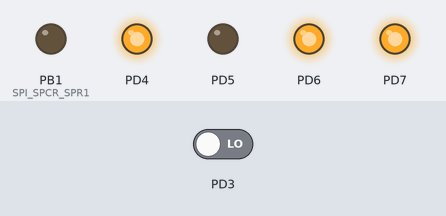
Bench run of a program on a simulated ATmega168, built with avr-gcc and emulated at 1 MHz. On the bench: output pins drawn as LEDs (lit = HIGH). The inputs (shaded band) are chosen by the test bench; at power-on: PD3 LOW. Pins used as bus, display or sensor lines are not drawn.

Above: at 0.1 s.
At 1.1 s:
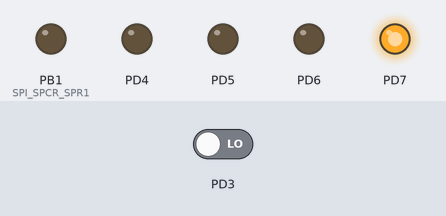
Timing chart, 0 to 2.6 s (numbered marks = the images above):
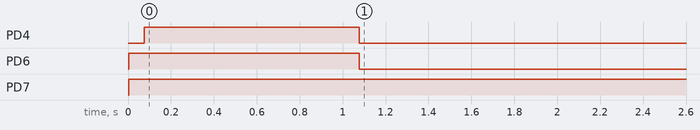

Measured:
- by itself, PD4: LOW → HIGH at 0.08 s, → LOW 1.0 s later
- by itself, PD6: LOW → HIGH at 0.00 s, → LOW 1.1 s later
- by itself, PD7: LOW → HIGH at 0.00 s

The program:

main.c
```c
/*
 * Program_nRF.c
 *
 * Created: 2022-04-16 10:25:34
 * Author : Marek i Piotrek
 */

#include <avr/io.h>
#include <util/delay.h>
#include <avr/interrupt.h>

#include "GPIO/GPIO.h"
#include "nRF/nRF.h"
#ifdef DEBUG
#include "UART/UART.h"
#endif

#define NRF_TX
#ifndef NRF_TX
	#define NRF_RX
#endif

volatile uint8_t alarmFlag = 0;
volatile uint8_t nrfDataInt = 0;
volatile gpioPin_t alarmLed = { .PORTx = &PORTD, .DDRx = &DDRD, .PINx = &PIND, .pinNumber = PD5 };
volatile uint8_t nrf24_rx_flag, nrf24_tx_flag, nrf24_mr_flag; // zadeklarowane w pliku nRF.c

#ifdef NRF_TX
ISR(INT1_vect)
{
	// rising edge interrupt
	alarmFlag = 1;
}
#endif

#ifdef NRF_RX
// Obs³uga przerwania TIMER0_COMPA_vect
ISR(TIMER0_COMPA_vect)
{
	if( 1 == alarmFlag )
	{
		togglePin(alarmLed);
	}
}

// Obs³uga przerwania PCINT - RX
ISR(PCINT0_vect)
{
	// falling edge interrupt
	if( 0 == (PORTB & PB0) )//falling edge
	{
		nrfDataInt = 1;
	}
}
#endif

static inline void buzzerPeak(gpioPin_t buzzer_pin)
{
	setPin(buzzer_pin);
	_delay_ms(1000);
	clearPin(buzzer_pin);
}


int main(void)
{

	gpioPin_t led1 = { .PORTx = &PORTD, .DDRx = &DDRD, .PINx = &PIND, .pinNumber = PD6 };
	gpioPin_t led2 = { .PORTx = &PORTD, .DDRx = &DDRD, .PINx = &PIND, .pinNumber = PD7 };
	gpioPin_t buzzer = { .PORTx = &PORTD, .DDRx = &DDRD, .PINx = &PIND, .pinNumber = PD4 };
	//gpioPin_t alarmLed = { .PORTx = &PORTD, .DDRx = &DDRD, .PINx = &PIND, .pinNumber = PD5 };
	gpioPin_t extInt0 = { .PORTx = &PORTB, .DDRx = &DDRB, .PINx = &PINB, .pinNumber = PB0 };
	gpioPin_t extInt1 = { .PORTx = &PORTD, .DDRx = &DDRD, .PINx = &PIND, .pinNumber = PD3 };
	// linie SPI - nRF
	gpioPin_t CE = { .PORTx = &PORTB, .DDRx = &DDRB, .PINx = &PINB, .pinNumber = PB1 };
	gpioPin_t nSS = { .PORTx = &PORTB, .DDRx = &DDRB, .PINx = &PINB, .pinNumber = PB2 };
	gpioPin_t mosi = { .PORTx = &PORTB, .DDRx = &DDRB, .PINx = &PINB, .pinNumber = PB3 };
	gpioPin_t miso = { .PORTx = &PORTB, .DDRx = &DDRB, .PINx = &PINB, .pinNumber = PB4 };
	gpioPin_t sclk = { .PORTx = &PORTB, .DDRx = &DDRB, .PINx = &PINB, .pinNumber = PB5 };
	// linie UART

	// Konfiguracja pinow jako wyjscia:
	setPinOutput(led1);
	setPinOutput(led2);
	setPinOutput(buzzer);
	setPinOutput(alarmLed);
	setPinOutput(sclk);
	setPinOutput(mosi);
	setPinOutput(nSS);
	setPinOutput(CE);
	// Konfiguracja pinow jako wejscia
	setPinInput(miso);
	setPinInput(extInt0);
	setPinInput(extInt1);
	// stan poczatkowy
	setPin(led1);
	setPin(led2);
	setPin(nSS);

#ifdef DEBUG
	uartInit();
	uartSendString("Hello world!\n\r");
#endif


#ifdef NRF_TX
	uint8_t msg = 0xAA;
	// konfiguracja przerwan
	EICRA |= (1<<ISC11)|(1<<ISC10); //rising edge
	EIMSK|=(1<<INT1);
	sei();   // odblokowujemy przyjmowanie przerwañ

	// konfiguracja nRF
	nRF24_Init(nSS, CE);
	nRF24_SetRXAddress(0, (uint8_t*) "Nad");
	nRF24_SetTXAddress((uint8_t*)"Odb");
	nRF24_TX_Mode();
	// sygnalziacja zakonczenia konfiguracji
	buzzerPeak(buzzer);
	clearPin(led1);

    /* Replace with your application code */
    while (1)
    {
		if( 1 == alarmFlag )
		{
			// todo
			alarmFlag = 0;
			while (1) // wy³aczenie alarmu przy resecie - ma nadawac do upadlego
			{
				nRF24_WriteTXPayload(&msg);
				_delay_ms(1);
				nRF24_WaitTX();
				togglePin(led1);
				_delay_ms(1000);
			}
		}
    }
#endif

#ifdef NRF_RX

	uint8_t msg;

	// konfiguracja przerwan
	PCICR |= (1<<PCIE0);
	PCMSK0 |= (1<<PCINT0);
	// TIMER 0
	// F_CPU = 1MHz, ustawiamy czestotliwosc zerowania sie timera bliska 10 Hz (dokladnie 9.76 Hz)
	TCCR0A |= (1<<WGM01); // tryb CTC Timer 0
	TCCR0B |=(1<<CS02)|(1<<CS00); //dzielnik 1024
	OCR0A =99; // ustawienie rejestru porownania

	TIMSK0 |= (1<<OCIE0A);// wlaczenie obslugi przerwania

	sei();   // odblokowujemy przyjmowanie przerwañ

	// konfiguracja nRF
	nRF24_Init(nSS, CE);
	nRF24_SetRXAddress(0, (uint8_t*) "Odb");
	nRF24_SetTXAddress((uint8_t*)"Nad");
	nRF24_RX_Mode();

	// sygnalziacja zakonczenia konfiguracji
	buzzerPeak(buzzer);

	/* Replace with your application code */
	while (1)
	{
		if ( nRF24_RXAvailible() )
		{
			nRF24_ReadRXPaylaod(&msg);
			togglePin(led2);
			alarmFlag = 1;
			setPin(buzzer);
		}
	}
#endif

}
```

SPI.c
```c
/*
 * SPI.c
 *
 * Created: 2022-05-22 14:07:33
 *  Author: P.Czekala
 */

#include <avr/io.h>
#include "SPI.h"

void spiInit(void) //SPI initialization
{
	//TODO
	SPI_DDR |= (1<<MOSI)|(1<<SCK)|(1<<SS);
	SET_SS;//high state on SS line
	SPCR &= ~( SPI_SPCR_CPOL | SPI_SPCR_CPHA | SPI_SPCR_DORD ) ;// MSB first, CPOL=0, CPHA=0
	SPCR |= SPI_SPCR_MSTR | SPI_SPCR_SPE;
}


uint8_t spiTransreceive(uint8_t data)
{
	//transmit and/or receive 1 byte of data
	SPDR = data;
	while(!(SPSR & (1<<SPIF)));
	return SPDR;

}
void spiWrite( uint8_t* data, gpioPin_t nSS,int N )// writing data to SPI
{
	clearPin(nSS);
	for (uint8_t it=0;it<N;++it)
	{
		spiTransreceive(data[it]);
	}
	setPin(nSS);
}

void spiRead(  uint8_t* data, gpioPin_t nSS,int N )// reading data from SPI
{
	clearPin(nSS);
	for (uint8_t it=0;it<N;++it)
	{
		data[it] = spiTransreceive(0x00);
	}
	setPin(nSS);
}
```

SPI.h
```c
/*
 * SPI.h
 *
 * Created: 2022-05-22 14:06:18
 *  Author: P. Czekala
 */


#ifndef SPI_H_
#define SPI_H_

#include "../GPIO/GPIO.h"

// SPI I/O PINS
#define SPI_DDR DDRB
#define SPI_PORT PORTB
#define MOSI PB3
#define SCK PB5
#define SS PB2
// SPI nSS SET/CLEAR MACRO
#define SET_SS SPI_PORT |=(1<<SS)
#define CLR_SS SPI_PORT &=~(1<<SS)
// SPI CONFIG BITS
#define SPI_SPCR_SPR0	(1<<0)
#define SPI_SPCR_SPR1	(1<<1)
#define SPI_SPCR_CPHA	(1<<2)
#define SPI_SPCR_CPOL	(1<<3)
#define SPI_SPCR_MSTR	(1<<4)
#define SPI_SPCR_DORD	(1<<5)
#define SPI_SPCR_SPE	(1<<6)
#define SPI_SPCR_SPIE	(1<<7)

//######################################################################

void spiInit(void);
void spiWrite( uint8_t* data, gpioPin_t nSS, int N );
void spiRead(  uint8_t* data, gpioPin_t nSS,int N );
uint8_t spiTransreceive( uint8_t data);

#endif /* SPI_H_ */
```

nRF.c
```c
/*
 * nRF.c
 *
 * Created: 2022-05-28 15:47:41
 *  Author: Marek

 Na podstawie pracy msalamon :
 https://msalamon.pl/komunikacja-radiowa-z-uzyciem-modulow-nrf24l01-cz-1/

 */

#include "../GPIO/GPIO.h"
#include "../SPI/SPI.h"
#ifdef DEBUG
#include "../UART/UART.h"
#endif


#include "nRFDef.h"
#include "nRF.h"

#include <avr/io.h>
#include <util/delay.h>

static uint8_t addr_p0_backup[NRF24_ADDR_SIZE];

static gpioPin_t nSS;
static gpioPin_t CE;

extern volatile uint8_t nrf24_rx_flag, nrf24_tx_flag, nrf24_mr_flag;

//
// BASIC READ/WRITE FUNCTIONS
//
// Define these function for your MCU
//

#define NRF24_CSN_HIGH		setPin(nSS)
#define NRF24_CSN_LOW		clearPin(nSS)

#define NRF24_CE_HIGH		setPin(CE)
#define NRF24_CE_LOW		clearPin(CE)

static void nRF24_Delay(uint8_t Time)
{
	for (uint16_t i = 0; i < Time; i++)
	{
		_delay_ms(1);
	}
}

static void nRF24_SendSpi(uint8_t *Data, uint8_t Length)
{
	spiWrite(Data,nSS, Length);
}

static void nRF24_ReadSpi(uint8_t *Data, uint8_t Length)
{
	spiRead(Data, nSS, Length);
}

//
// END OF BASIC READ/WRITE FUNCTIONS
//

static uint8_t nRF24_ReadRegister(uint8_t reg)
{
	uint8_t result;

	reg = NRF24_CMD_R_REGISTER | reg;

	NRF24_CSN_LOW;
	nRF24_SendSpi(&reg, 1);
	nRF24_ReadSpi(&result, 1);
	NRF24_CSN_HIGH;

	return result;
}

static void nRF24_ReadRegisters(uint8_t reg, uint8_t* ret, uint8_t len)
{
	reg = NRF24_CMD_R_REGISTER | reg;

	NRF24_CSN_LOW;

	nRF24_SendSpi(&reg, 1);
	nRF24_ReadSpi(ret, len);

	NRF24_CSN_HIGH;
}

static void nRF24_WriteRegister(uint8_t reg, uint8_t val)
{
	uint8_t tmp[2];

	tmp[0] = NRF24_CMD_W_REGISTER | reg;
	tmp[1] = val;

	NRF24_CSN_LOW;

	nRF24_SendSpi(tmp, 2);

	NRF24_CSN_HIGH;
}

static void nRF24_WriteRegisters(uint8_t reg, uint8_t* val, uint8_t len)
{
	reg = NRF24_CMD_W_REGISTER | reg;

	NRF24_CSN_LOW;

	nRF24_SendSpi(&reg, 1);
	nRF24_SendSpi(val, len);

	NRF24_CSN_HIGH;
}

void nRF24_RX_Mode(void)
{
	uint8_t config = nRF24_ReadConfig();
	// Restore pipe 0 adress after comeback from TX mode
	nRF24_SetRXAddress(0, addr_p0_backup);
	// PWR_UP bit set
	config |= (1<<NRF24_PWR_UP);
	// PRIM_RX bit set
	config |= (1<<NRF24_PRIM_RX);
	nRF24_WriteConfig(config);
	// Reset status
	nRF24_WriteStatus((1<<NRF24_RX_DR)|(1<<NRF24_TX_DS)|(1<<NRF24_MAX_RT));
	// Flush RX
	nRF24_FlushRX();
	// Flush TX
	nRF24_FlushTX();

	NRF24_CE_HIGH;
	nRF24_Delay(1);
}

void nRF24_TX_Mode(void)
{
	NRF24_CE_LOW;

	uint8_t config = nRF24_ReadConfig();
	// PWR_UP bit set
	config |= (1<<NRF24_PWR_UP);
	// PRIM_RX bit low
	config &= ~(1<<NRF24_PRIM_RX);
	nRF24_WriteConfig(config);
	// Reset status
	nRF24_WriteStatus((1<<NRF24_RX_DR)|(1<<NRF24_TX_DS)|(1<<NRF24_MAX_RT));
	// Flush RX
	nRF24_FlushRX();
	// Flush TX
	nRF24_FlushTX();

	nRF24_Delay(1);
}


uint8_t nRF24_ReadConfig(void)
{
	return (nRF24_ReadRegister(NRF24_CONFIG));
}

void nRF24_WriteConfig(uint8_t conf)
{
	nRF24_WriteRegister(NRF24_CONFIG, conf);
}

void nRF24_SetPALevel(uint8_t lev)
{
	uint8_t rf_setup = nRF24_ReadRegister(NRF24_RF_SETUP);
	rf_setup &= 0xF8; // Clear PWR bits
	rf_setup |= (lev<<1);
	nRF24_WriteRegister(NRF24_RF_SETUP, rf_setup);
}

void nRF24_SetDataRate(uint8_t dr)
{
	uint8_t rf_setup = nRF24_ReadRegister(NRF24_RF_SETUP);
	rf_setup &= 0xD7; // Clear DR bits (1MBPS)
	if(dr == NRF24_RF_DR_250KBPS)
		rf_setup |= (1<<NRF24_RF_DR_LOW);
	else if(dr == NRF24_RF_DR_2MBPS)
		rf_setup |= (1<<NRF24_RF_DR_HIGH);
	nRF24_WriteRegister(NRF24_RF_SETUP, rf_setup);
}

uint8_t nRF24_ReadStatus(void)
{
	return (nRF24_ReadRegister(NRF24_STATUS));
}

void nRF24_WriteStatus(uint8_t st)
{
	nRF24_WriteRegister(NRF24_STATUS, st);
}

void nRF24_FlushRX(void)
{
	uint8_t command = NRF24_CMD_FLUSH_RX;

	NRF24_CSN_LOW;
	nRF24_SendSpi(&command, 1);
	NRF24_CSN_HIGH;
}

void nRF24_FlushTX(void)
{
	uint8_t command = NRF24_CMD_FLUSH_TX;

	NRF24_CSN_LOW;
	nRF24_SendSpi(&command, 1);
	NRF24_CSN_HIGH;
}

void nRF24_EnableCRC(uint8_t onoff)
{
	uint8_t config = nRF24_ReadConfig();

	if(onoff)
		config |= (1<<NRF24_EN_CRC);
	else
		config &= ~(1<<NRF24_EN_CRC);
	nRF24_WriteConfig(config);
}

void nRF24_SetCRCLength(uint8_t crcl)
{
	uint8_t config = nRF24_ReadConfig();
	if(crcl == NRF24_CRC_WIDTH_2B)
		config |= (1<<NRF24_CRCO);
	else
		config &= ~(1<<NRF24_CRCO);
	nRF24_WriteConfig(config);
}

void nRF24_SetRetries(uint8_t ard, uint8_t arc)
{
	// ard * 250us, arc repeats
	nRF24_WriteRegister(NRF24_SETUP_RETR, (((ard & 0x0F)<<NRF24_ARD) | ((arc & 0x0F)<<NRF24_ARC)));
}

void nRF24_SetRFChannel(uint8_t channel)
{
	nRF24_WriteRegister(NRF24_RF_CH, (channel & 0x7F));
}

void nRF24_SetPayloadSize(uint8_t pipe, uint8_t size)
{
	if(pipe > 5)
		pipe = 5; // Block too high pipe number
	nRF24_WriteRegister(NRF24_RX_PW_P0 + pipe , (size & 0x3F));
}

void nRF24_EnablePipe(uint8_t pipe, uint8_t onoff)
{
	if(pipe > 5)
		pipe = 5; // Block too high pipe number
	uint8_t enable_pipe = nRF24_ReadRegister(NRF24_EN_RXADDR);
	if(onoff == 1)
		enable_pipe |= (1<<pipe);
	else
		enable_pipe &= ~(1<<pipe);
	nRF24_WriteRegister(NRF24_EN_RXADDR, enable_pipe);
}

void nRF24_AutoACK(uint8_t pipe, uint8_t onoff)
{
	if(pipe > 5)
		pipe = 5; // Block too high pipe number
	uint8_t enaa = nRF24_ReadRegister(NRF24_EN_AA);
	if(onoff == 1)
		enaa |= (1<<pipe);
	else
		enaa &= ~(1<<pipe);
	nRF24_WriteRegister(NRF24_EN_AA, enaa);
}

void nRF24_SetAddressWidth(uint8_t size)
{
	if(size > 5)
		size = 5; // Maximum are 5 bytes
	if(size < 3)
		size = 3; // Minimum are 3 bytes
	nRF24_WriteRegister(NRF24_SETUP_AW, ((size-2) & 0x03));
}

void nRF24_SetRXAddress(uint8_t pipe, uint8_t* address)
{
	// pipe 0 and pipe 1 are fully 40-bits storaged
	// pipe 2-5 is storaged only with last byte. Rest are as same as pipe 1
	// pipe 0 and 1 are LSByte first so they are needed to reverse address
	if((pipe == 0) || (pipe == 1))
	{
		uint8_t i;
		uint8_t address_rev[NRF24_ADDR_SIZE];
		for(i = 0; i<NRF24_ADDR_SIZE; i++)
			address_rev[NRF24_ADDR_SIZE - 1 - i] = address[i];
		nRF24_WriteRegisters(NRF24_RX_ADDR_P0 + pipe, address_rev, NRF24_ADDR_SIZE);
	}
	else
		nRF24_WriteRegister(NRF24_RX_ADDR_P0 + pipe, address[NRF24_ADDR_SIZE-1]);
}

void nRF24_SetTXAddress(uint8_t* address)
{
	// TX address is storaged similar to RX pipe 0 - LSByte first
	uint8_t i;
	uint8_t address_rev[NRF24_ADDR_SIZE];

	nRF24_ReadRegisters(NRF24_RX_ADDR_P0, address_rev, NRF24_ADDR_SIZE); // Backup P0 address
	for(i = 0; i<NRF24_ADDR_SIZE; i++)
		addr_p0_backup[NRF24_ADDR_SIZE - 1 - i] = address_rev[i]; //Reverse P0 address

	for(i = 0; i<NRF24_ADDR_SIZE; i++)
		address_rev[NRF24_ADDR_SIZE - 1 - i] = address[i];
	//make pipe 0 address backup;

	nRF24_WriteRegisters(NRF24_RX_ADDR_P0, address_rev, NRF24_ADDR_SIZE); // Pipe 0 must be same for auto ACk
	nRF24_WriteRegisters(NRF24_TX_ADDR, address_rev, NRF24_ADDR_SIZE);

}

void nRF24_ClearInterrupts(void)
{
	uint8_t status = nRF24_ReadStatus();
	status |= (7<<4); // Clear bits 4, 5, 6.
	nRF24_WriteStatus(status);
}

void nRF24_EnableRXDataReadyIRQ(uint8_t onoff)
{
	uint8_t config = nRF24_ReadConfig();

	if(!onoff)
		config |= (1<<NRF24_RX_DR);
	else
		config &= ~(1<<NRF24_RX_DR);

	nRF24_WriteConfig(config);
}

void nRF24_EnableTXDataSentIRQ(uint8_t onoff)
{
	uint8_t config = nRF24_ReadConfig();

	if(!onoff)
		config |= (1<<NRF24_TX_DS);
	else
		config &= ~(1<<NRF24_TX_DS);

	nRF24_WriteConfig(config);
}

void nRF24_EnableMaxRetransmitIRQ(uint8_t onoff)
{
	uint8_t config = nRF24_ReadConfig();

	if(!onoff)
		config |= (1<<NRF24_MAX_RT);
	else
		config &= ~(1<<NRF24_MAX_RT);

	nRF24_WriteConfig(config);
}

void nRF24_WriteTXPayload(uint8_t * data)
{
	nRF24_WriteRegisters(NRF24_CMD_W_TX_PAYLOAD, data, NRF24_PAYLOAD_SIZE);
}

void nRF24_WaitTX()
{
	uint8_t status = 0;
	NRF24_CE_HIGH;
	nRF24_Delay(1);
	NRF24_CE_LOW;
	do
	{
		nRF24_Delay(100);
		status = nRF24_ReadStatus();
		#ifdef DEBUG
		uartSendString("nRF24_WaitTX status = ");
		uartSendHex(status);
		uartSendString("\n\r");
		#endif
	}while(!((status & (1<<NRF24_MAX_RT)) || (status & (1<<NRF24_TX_DS))));

}

void nRF24_ReadRXPaylaod(uint8_t *data)
{
	nRF24_ReadRegisters(NRF24_CMD_R_RX_PAYLOAD, data, NRF24_PAYLOAD_SIZE);
	nRF24_WriteRegister(NRF24_STATUS, (1<NRF24_RX_DR));
	if(nRF24_ReadStatus() & (1<<NRF24_TX_DS))
		nRF24_WriteRegister(NRF24_STATUS, (1<<NRF24_TX_DS));
}

void nRF24_SendPacket(uint8_t* data)
{

}

void nRF24_ReceivePacket(uint8_t* data)
{

}

uint8_t nRF24_RXAvailible(void)
{
	uint8_t status = nRF24_ReadStatus();

	// RX FIFO Interrupt
	if ((status & (1 << 6)))
	{
		nrf24_rx_flag = 1;
		status |= (1<<6); // Interrupt flag clear
		nRF24_WriteStatus(status);
		return 1;
	}
	return 0;
}

void nRF24_IRQ_Handler(void)
{
	uint8_t status = nRF24_ReadStatus();

	// RX FIFO Interrupt
	if ((status & (1 << NRF24_RX_DR)))
	{
		nrf24_rx_flag = 1;
		status |= (1<<NRF24_RX_DR); // Interrupt flag clear
		nRF24_WriteStatus(status);
	}
	// TX Data Sent interrupt
	if ((status & (1 << NRF24_TX_DS)))
	{
		nrf24_tx_flag = 1;
		status |= (1<<NRF24_TX_DS); // Interrupt flag clear
		nRF24_WriteStatus(status);
	}
	// Max Retransmits interrupt
	if ((status & (1 << NRF24_MAX_RT)))
	{
		nrf24_mr_flag = 1;
		status |= (1<<NRF24_MAX_RT); // Interrupt flag clear
		nRF24_WriteStatus(status);
	}
}

void nRF24_Init(gpioPin_t nSS_pin, gpioPin_t CE_pin)
{
	nSS = nSS_pin;
	CE = CE_pin;
	// inicjalizacja SPI
	spiInit();

	NRF24_CE_LOW;
	NRF24_CSN_HIGH;

	nRF24_Delay(5); // Wait for radio power up

	nRF24_SetPALevel(NRF24_PA_PWR_0dBM); // Radio power
	nRF24_SetDataRate(NRF24_RF_DR_250KBPS); // Data Rate
	nRF24_EnableCRC(1); // Enable CRC
	nRF24_SetCRCLength(NRF24_CRC_WIDTH_1B); // CRC Length 1 byte
	nRF24_SetRetries(0x04, 0x07); // 1000us, 7 times
	nRF24_WriteRegister(NRF24_DYNPD, 0); // Disable dynamic payloads for all pipes
	nRF24_SetRFChannel(10); // Set RF channel for transmission
	nRF24_SetPayloadSize(0, NRF24_PAYLOAD_SIZE); // Set 32 bytes payload for pipe 0
	nRF24_EnablePipe(0, 1); // Enable pipe 0
	nRF24_AutoACK(0, 1); // Enable auto ACK for pipe 0
	nRF24_SetAddressWidth(NRF24_ADDR_SIZE); // Set address size

	nRF24_Delay(20);

	nRF24_EnableRXDataReadyIRQ(0);
	nRF24_EnableTXDataSentIRQ(0);
	nRF24_EnableMaxRetransmitIRQ(0);

	nRF24_Delay(20);

	nRF24_ClearInterrupts();
}
```

nRF.h
```c
/*
 * nRF.h
 *
 * Created: 2022-05-28 15:52:21
 *  Author: Marek

  Na podstawie pracy msalamon :
  https://msalamon.pl/komunikacja-radiowa-z-uzyciem-modulow-nrf24l01-cz-1/

 */


#ifndef NRF_H_
#define NRF_H_

void nRF24_Init(gpioPin_t nSS_pin, gpioPin_t CE_pin);

//
// READ/WRITE REGISTERS
//
uint8_t nRF24_ReadConfig(void);
void nRF24_WriteConfig(uint8_t conf);
uint8_t nRF24_ReadStatus();
void nRF24_WriteStatus(uint8_t st);

//
// SWITCHING BETWEEN RX AND TX
//
void nRF24_RX_Mode(void);
void nRF24_TX_Mode(void);

//
// RADIO SETTINGS
//
void nRF24_SetPALevel(uint8_t lev);
void nRF24_SetDataRate(uint8_t dr);
void nRF24_EnableCRC(uint8_t onoff);
void nRF24_SetCRCLength(uint8_t crcl);
void nRF24_SetRetries(uint8_t ard, uint8_t arc);
void nRF24_SetRFChannel(uint8_t channel);
void nRF24_SetPayloadSize(uint8_t pipe, uint8_t size);
void nRF24_EnablePipe(uint8_t pipe, uint8_t onoff);
void nRF24_AutoACK(uint8_t pipe, uint8_t onoff);
void nRF24_SetRXAddress(uint8_t pipe, uint8_t* address); // Remember to define RX address before TX
void nRF24_SetTXAddress(uint8_t* address);
void nRF24_SetAddressWidth(uint8_t size);

//
// INTERRUPT CONTROL
//
void nRF24_ClearInterrupts(void);
void nRF24_EnableRXDataReadyIRQ(uint8_t onoff);
void nRF24_EnableTXDataSentIRQ(uint8_t onoff);
void nRF24_EnableMaxRetransmitIRQ(uint8_t onoff);

//
// PUSH/PULL DATA TO PAYLOAD
//
void nRF24_WriteTXPayload(uint8_t* data);
void nRF24_WaitTX();
void nRF24_ReadRXPaylaod(uint8_t* data);

//
// TRANSMITTING DATA
//
void nRF24_SendPacket(uint8_t* data);
void nRF24_ReceivePacket(uint8_t* data);

//
// FLUSHING FIFOs
//
void nRF24_FlushRX(void);
void nRF24_FlushTX(void);

//
// IRQ HANDLER
//
void nRF24_IRQ_Handler(void);

//
// POLLING METHOD
//
uint8_t nRF24_RXAvailible(void);

#endif /* NRF_H_ */
```

GPIO.c
```c
/*
 * GPIO.c
 *
 * Created: 2022-05-22 14:56:52
 *  Author: Marek
 */

#include <avr/io.h>
#include "GPIO.h"

void togglePin( gpioPin_t pin )
{
	//*(pin->PORTx) ^= ( 1 << pin->pinNumber );
	*(pin.PORTx) ^= (1 << pin.pinNumber );
}

void setPin( gpioPin_t pin )
{
	*(pin.PORTx) |= (1 << pin.pinNumber );
}

void clearPin(gpioPin_t pin)
{
	*(pin.PORTx) &= ~(1 << pin.pinNumber );
}

void setPinOutput( gpioPin_t pin )
{
	*(pin.DDRx) |= ( 1 << pin.pinNumber );
}

void setPinInput(gpioPin_t pin)
{
	*(pin.DDRx) &= ~( 1 << pin.pinNumber );
}

uint8_t gpioRead( gpioPin_t pin )
{
	return *(pin.PORTx) & (pin.pinNumber);
}
```

Source omitted: nRFDef.h (2929 bytes), GPIO.h (476 bytes)
